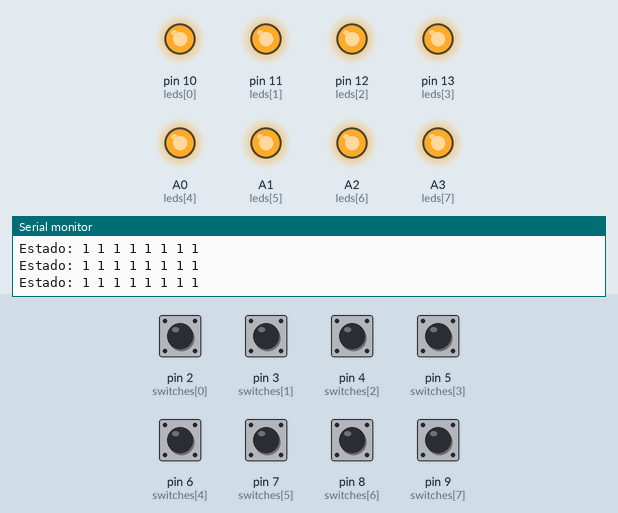
The sketch below on a simulated Arduino Uno, built with avr-gcc and run on an emulated ATmega328P. Shown: output pins drawn as LEDs (lit = HIGH), the last lines printed to the serial monitor. Inputs (shaded band) come from the test bench; at power-on: pin 2 (switches[0]), pin 3 (switches[1]), pin 4 (switches[2]), pin 5 (switches[3]), pin 6 (switches[4]), pin 7 (switches[5]), pin 8 (switches[6]), pin 9 (switches[7]) HIGH.

Above: at 1.8 s.
1.9 s: pin 2 (switches[0]) pulled LOW for 0.6 s
At 2.4 s:
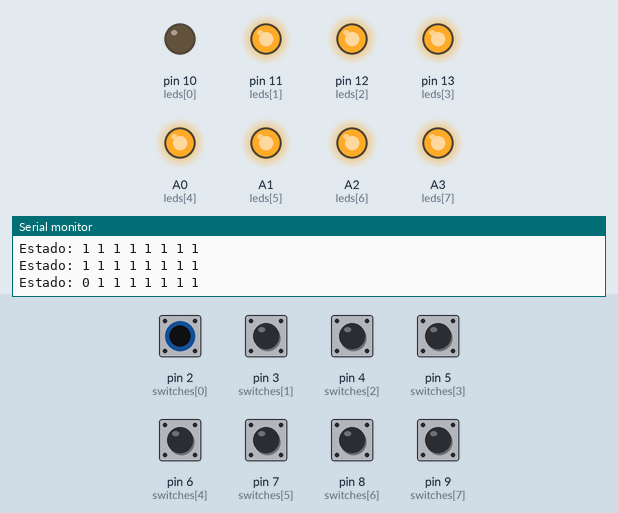
4.0 s: pin 3 (switches[1]) pulled LOW for 0.6 s
At 4.8 s:
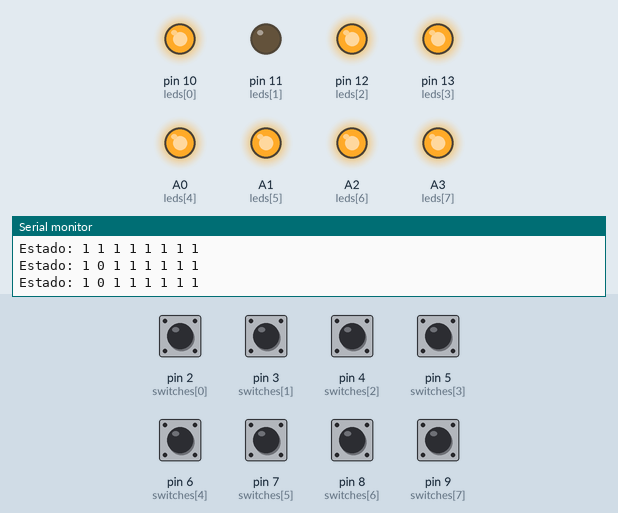
6.5 s: pin 4 (switches[2]) pulled LOW for 0.6 s
At 6.9 s:
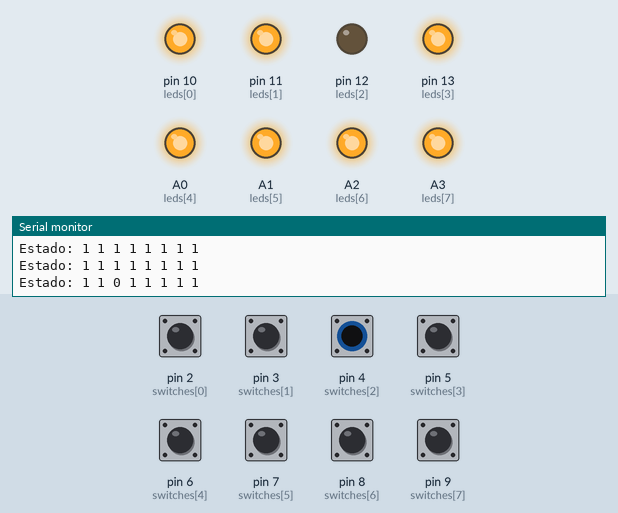
9.0 s: pin 5 (switches[3]) pulled LOW for 0.6 s
At 9.8 s:
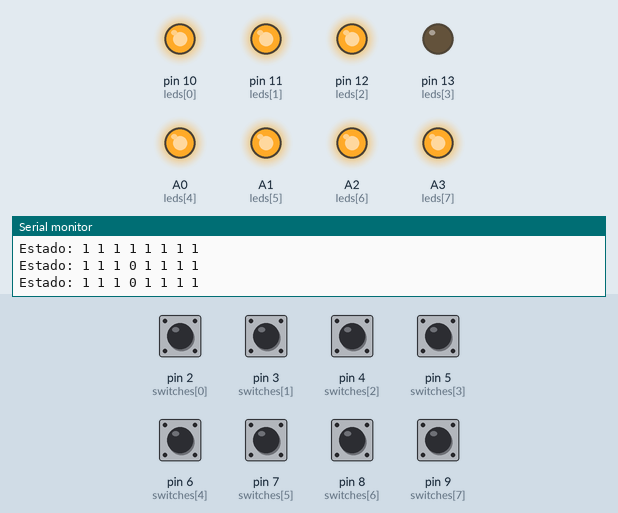
11.5 s: pin 6 (switches[4]) pulled LOW for 0.6 s
At 12.2 s:
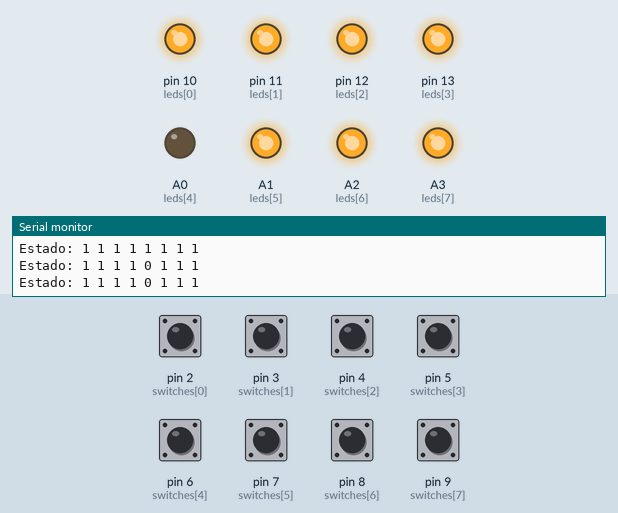
14.0 s: pin 7 (switches[5]) pulled LOW for 0.6 s
At 14.8 s:
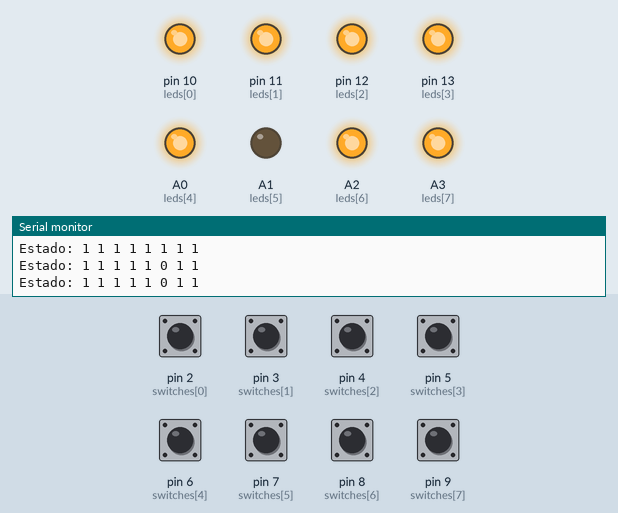
Timing chart, 0 to 17.0 s (numbered marks = the images above; inputs shaded):
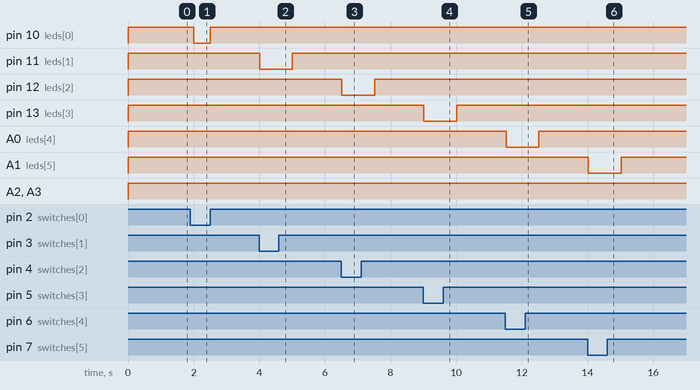

The sketch:

programa_1.ino
```cpp
const int switches[] = {2, 3, 4, 5, 6, 7, 8, 9}; // Pines conectados a E0-E7
const int leds[] = {10, 11, 12, 13, A0, A1, A2, A3}; // Pines de los LEDs
const int numSwitches = 8;

void setup() {
    Serial.begin(9600);

    for (int i = 0; i < numSwitches; i++) {
        pinMode(switches[i], INPUT);  // Configura como entrada sin pull-up
        pinMode(leds[i], OUTPUT);     // Configura los LEDs como salida
    }
}

void loop() {
    Serial.print("Estado: ");

    for (int i = 0; i < numSwitches; i++) {
        int estado = digitalRead(switches[i]); // Lee el estado de los switches
        Serial.print(estado);
        Serial.print(" ");

        digitalWrite(leds[i], estado); // Enciende o apaga el LED correspondiente
    }

    Serial.println();
    delay(500);  // Pequeña pausa para evitar lecturas excesivas
}
```

Measured:
- after the input at 1.9 s, pin 10 (leds[0]): HIGH → LOW after 0.10 s, → HIGH 0.50 s later
- after the input at 4.0 s, pin 11 (leds[1]): HIGH → LOW at once, → HIGH 1.0 s later
- after the input at 6.5 s, pin 12 (leds[2]): HIGH → LOW at once, → HIGH 1.0 s later
- after the input at 9.0 s, pin 13 (leds[3]): HIGH → LOW at once, → HIGH 1.0 s later
- after the input at 11.5 s, A0 (leds[4]): HIGH → LOW at once, → HIGH 1.0 s later
- after the input at 14.0 s, A1 (leds[5]): HIGH → LOW at once, → HIGH 1.0 s later
